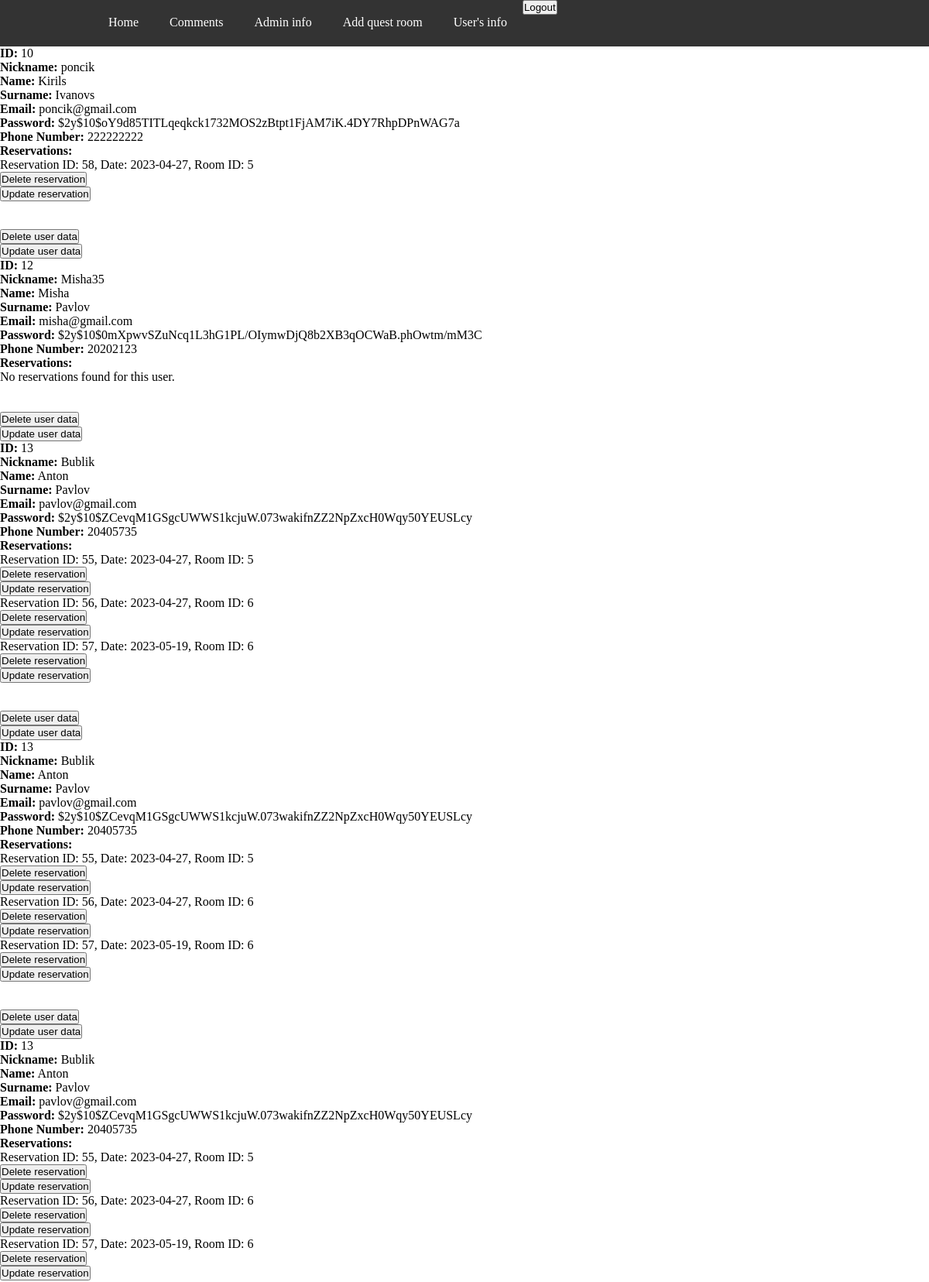
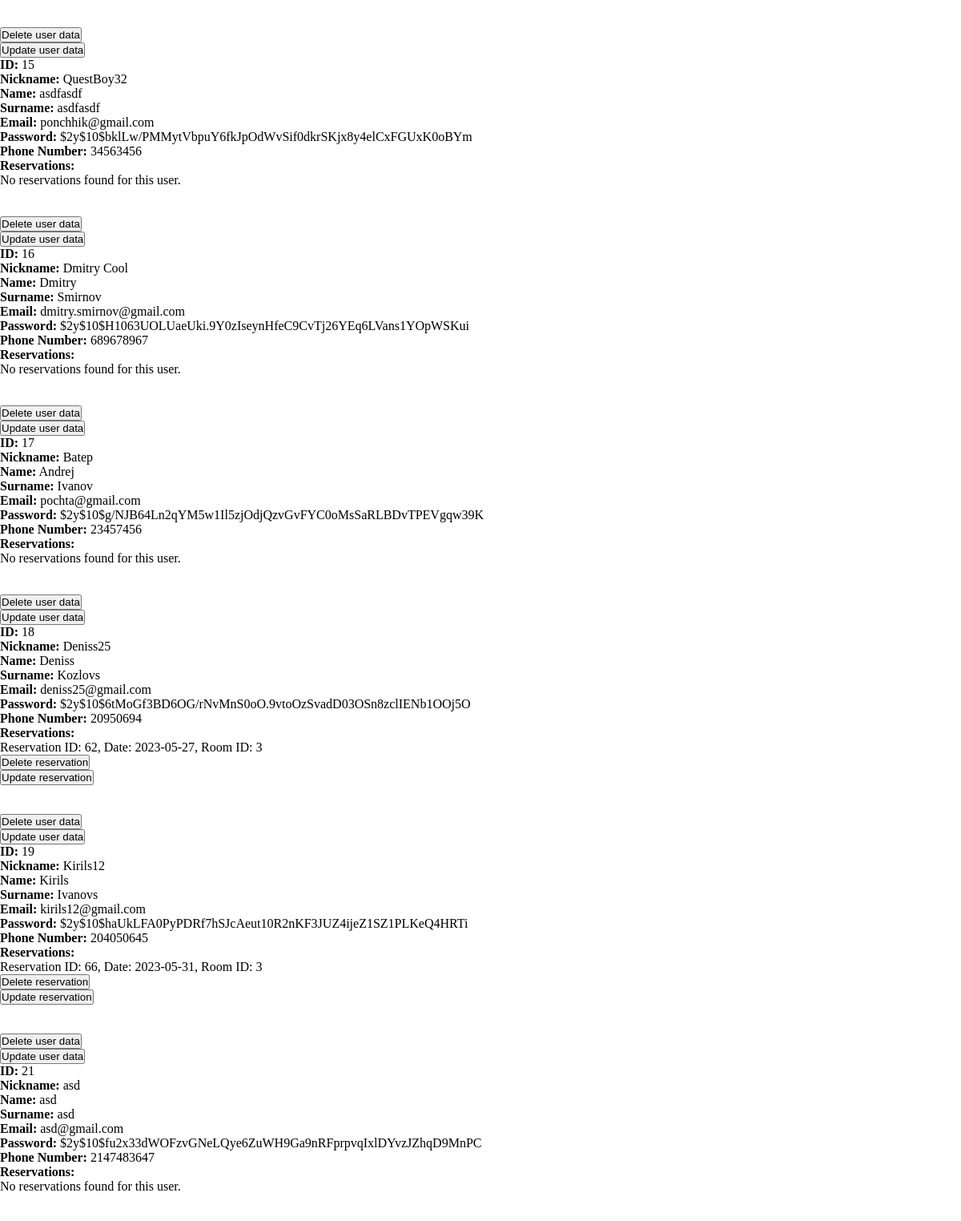
The page /profile/profile_info.php (signed in, upper part) on the database its author committed (2 pictures, top to bottom).
### tables this page shows
CREATE TABLE `reservation` (
  `ID` int(11) NOT NULL,
  `date` date NOT NULL,
  `time` varchar(5) NOT NULL,
  `cost` double(4,2) NOT NULL,
  `payment` varchar(128) NOT NULL,
  `room_id` int(11) NOT NULL,
  `client_id` int(11) NOT NULL
);

CREATE TABLE `users` (
  `ID` int(11) NOT NULL,
  `nickname` varchar(128) NOT NULL,
  `password` varchar(128) NOT NULL,
  `email` varchar(128) NOT NULL,
  `name` varchar(128) NOT NULL,
  `surname` varchar(128) NOT NULL,
  `phoneNumber` int(30) NOT NULL
);

### profile/profile_info.php (the view, shortened to what this page needs)
<?php
include '../includes/header.php';
include '../includes/dbcon.php';
$query = "SELECT u.ID, u.nickname, u.name, u.surname, u.email, u.password, u.phoneNumber, r.ID AS reservation_id, r.date, r.room_id FROM users u LEFT JOIN reservation r ON u.ID = r.client_id;";
$result = mysqli_query($conn, $query);
if (mysqli_num_rows($result) > 0) {
    while ($row = mysqli_fetch_assoc($result)) {
        echo "<p><strong>ID:</strong> " . $row['ID'] . "</p>";
        echo "<p><strong>Nickname:</strong> " . $row['nickname'] . "</p>";
        echo "<p><strong>Name:</strong> " . $row['name'] . "</p>";
        echo "<p><strong>Surname:</strong> " . $row['surname'] . "</p>";
        echo "<p><strong>Email:</strong> " . $row['email'] . "</p>";
        echo "<p><strong>Password:</strong> " . $row['password'] . "</p>";
        echo "<p><strong>Phone Number:</strong> " . $row['phoneNumber'] . "</p>";
        echo "<p><strong>Reservations:</strong></p>";
        $reservations_query = "SELECT * FROM reservation WHERE client_id = " . $row['ID'];
        $reservations_result = mysqli_query($conn, $reservations_query);
        if (mysqli_num_rows($reservations_result) > 0) {
            while ($reservation_row = mysqli_fetch_assoc($reservations_result)) {
                echo "<p>Reservation ID: " . $reservation_row['ID'] . ", Date: " . $reservation_row['date'] . ", Room ID: " . $reservation_row['room_id'] . "</p>";
                echo "<form method='post' action='../room/delete_reservation.php'>";
                echo "<input type='submit' name='delete_reservation' value='Delete reservation'>";
                echo "</form>";
                echo "<form method='post' action='../room/update_reservation_form.php'>";
                echo "<input type='submit' name='update_reservation' value='Update reservation'>";
                echo "</form>";
            }
        } else {
            echo "<p>No reservations found for this user.</p>";
        }
        echo "<form method='post' action='../profile/user_delete.php'>";
        echo "<input type='submit' name='delete_user' value='Delete user data'>";
        echo "</form>";
        echo "<form method='post' action='../profile/user_update_form.php'>";
        echo "<input type='submit' name='update_user' value='Update user data'>";
        echo "</form>";
    }
} else {
    echo "No users found.";
}
?>

### css/header.css (style rules this page uses)
* { margin: 0; padding: 0; }

### rows shown on the page
reservation: client.ID "10", client.nickname "poncik", client.name "Kirils", client.surname "Ivanovs", client.email "poncik@gmail.com", client.password "$2y$10$oY9d85TITLqeqkck1732MOS2zBtpt1FjAM7iK.4DY7RhpDPnWAG7a", client.phoneNumber "222222222", ID "58", date "2023-04-27", room "5"
users: ID "12", nickname "Misha35", name "Misha", surname "Pavlov", email "misha@gmail.com", password "$2y$10$0mXpwvSZuNcq1L3hG1PL/OIymwDjQ8b2XB3qOCWaB.phOwtm/mM3C", phoneNumber "20202123", shows "No reservations found for this user."
reservation: client.ID "13", client.nickname "Bublik", client.name "Anton", client.surname "Pavlov", client.email "pavlov@gmail.com", client.password "$2y$10$ZCevqM1GSgcUWWS1kcjuW.073wakifnZZ2NpZxcH0Wqy50YEUSLcy", client.phoneNumber "20405735", ID "55", date "2023-04-27", room "5"
reservation: ID "56", date "2023-04-27", room "6", client.ID "13", client.nickname "Bublik", client.name "Anton", client.surname "Pavlov", client.email "pavlov@gmail.com", client.password "$2y$10$ZCevqM1GSgcUWWS1kcjuW.073wakifnZZ2NpZxcH0Wqy50YEUSLcy", client.phoneNumber "20405735"
reservation: ID "57", date "2023-05-19", room "6", client.ID "13", client.nickname "Bublik", client.name "Anton", client.surname "Pavlov", client.email "pavlov@gmail.com", client.password "$2y$10$ZCevqM1GSgcUWWS1kcjuW.073wakifnZZ2NpZxcH0Wqy50YEUSLcy", client.phoneNumber "20405735"
users: ID "15", nickname "QuestBoy32", name "asdfasdf", surname "asdfasdf", email "ponchhik@gmail.com", password "$2y$10$bklLw/PMMytVbpuY6fkJpOdWvSif0dkrSKjx8y4elCxFGUxK0oBYm", phoneNumber "34563456", shows "No reservations found for this user."
users: ID "16", nickname "Dmitry Cool", name "Dmitry", surname "Smirnov", email "dmitry.smirnov@gmail.com", password "$2y$10$H1063UOLUaeUki.9Y0zIseynHfeC9CvTj26YEq6LVans1YOpWSKui", phoneNumber "689678967", shows "No reservations found for this user."
users: ID "17", nickname "Batep", name "Andrej", surname "Ivanov", email "pochta@gmail.com", password "$2y$10$g/NJB64Ln2qYM5w1Il5zjOdjQzvGvFYC0oMsSaRLBDvTPEVgqw39K", phoneNumber "23457456", shows "No reservations found for this user."
reservation: client.ID "18", client.nickname "Deniss25", client.name "Deniss", client.surname "Kozlovs", client.email "deniss25@gmail.com", client.password "$2y$10$6tMoGf3BD6OG/rNvMnS0oO.9vtoOzSvadD03OSn8zclIENb1OOj5O", client.phoneNumber "20950694", ID "62", date "2023-05-27", room "3"
reservation: client.ID "19", client.nickname "Kirils12", client.name "Kirils", client.surname "Ivanovs", client.email "kirils12@gmail.com", client.password "$2y$10$haUkLFA0PyPDRf7hSJcAeut10R2nKF3JUZ4ijeZ1SZ1PLKeQ4HRTi", client.phoneNumber "204050645", ID "66", date "2023-05-31", room "3"
users: ID "21", nickname "asd", name "asd", surname "asd", email "asd@gmail.com", password "$2y$10$fu2x33dWOFzvGNeLQye6ZuWH9Ga9nRFprpvqIxlDYvzJZhqD9MnPC", phoneNumber "2147483647", shows "No reservations found for this user."
